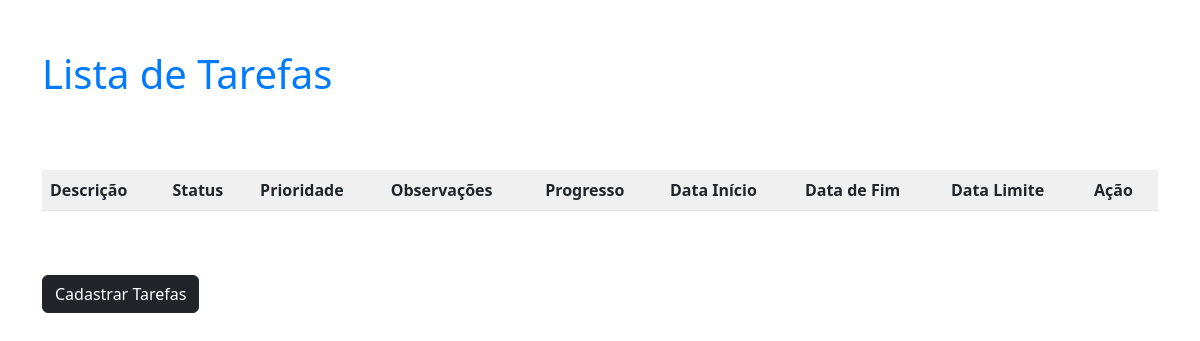
/tarefas/listar_tarefas/ (signed in), run on an earlier commit of the app's database.
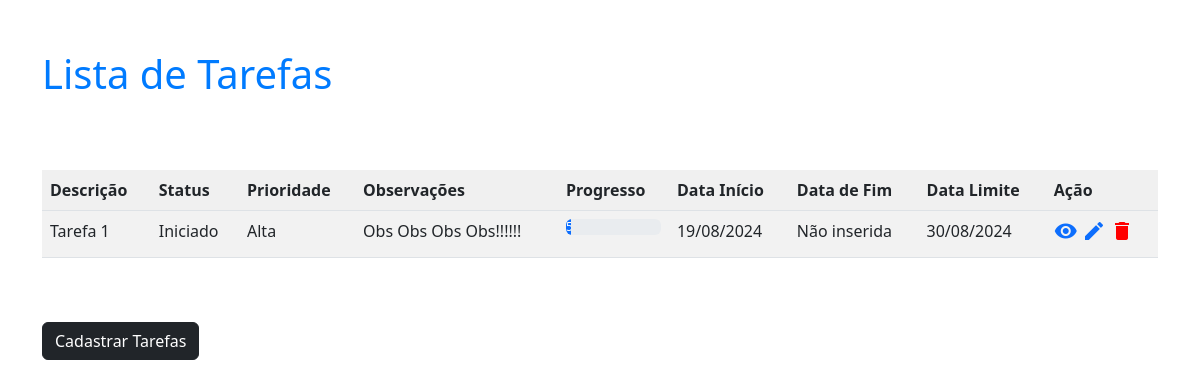
And on a later commit of the database.
### tarefas/models.py (models this page shows, shortened)
class Tarefas(models.Model):
    status_choices = (
        (1, "Pendente"),
        (2, "Iniciado"),
        (3, "Concluído"),
        (4, "Excluído"),
    )
    prioridade_choices = (
        (1, "Baixa"),
        (2, "Média"),
        (3, "Alta"),
    )
    descricao = models.CharField(
        max_length=255, verbose_name="Descrição", null=False, blank=False
    )
    status = models.IntegerField(
        choices=status_choices, default=1, verbose_name="Status"
    )
    prioridade = models.IntegerField(
        choices=prioridade_choices, default=1, verbose_name="Prioridade"
    )
    obs = models.TextField(blank=True, null=True)
    progresso_conclusao = models.IntegerField(default=0, blank=True, null=True)
    dataInicio = models.DateTimeField(auto_now_add=True)
    dataFim = models.DateTimeField(blank=True, null=True)
    dataLimite = models.DateTimeField(blank=True, null=True)
    user = models.ForeignKey(User, on_delete=models.CASCADE)

### tarefas/views.py (the view)
# urls.py: path("listar_tarefas/", views.listar_tarefas, name="listar_tarefas"),
def listar_tarefas(request):
    if not request.user.is_authenticated:
        return redirect("/usuarios/logar")
    tarefas = Tarefas.objects.filter(user=request.user).order_by(
        "dataInicio"
    )  # Filtra as tarefas do usuário logado
    return render(request, "listar_tarefas.html", {"tarefas": tarefas})

### tarefas/templates/listar_tarefas.html (shortened to what this page needs)
{% load static %}
<!DOCTYPE html>
<html lang="pt-br">
<head>
    <link href="https://cdn.jsdelivr.net/npm/bootstrap@5.3.0-alpha1/dist/css/bootstrap.min.css" rel="stylesheet">
    <link rel="stylesheet" href="{% static 'tarefas/css/tarefas.css' %}">
</head>
<body>
    <div class="container">
        <h1 class="mb-4">Lista de Tarefas</h1>
        <br>
        <br>
        <table class="table table-striped">
            <thead>
                <tr>
                    <th>Descrição</th>
                    <th>Status</th>
                    <th>Prioridade</th>
                    <th>Observações</th>
                    <th>Progresso</th>
                    <th>Data Início</th>
                    <th>Data de Fim</th>
                    <th>Data Limite</th>
                    <th>Ação</th>
                </tr>
            </thead>
            <tbody>
                {% for tarefa in tarefas %}
                <tr>
                    <td>{{ tarefa.descricao }}</td>
                    <td>
                        {% if tarefa.status == 1 %}
                            Pendente
                        {% elif tarefa.status == 2 %}
                            Iniciado
                        {% elif tarefa.status == 3 %}
                            Concluído
                        {% elif tarefa.status == 4 %}
                            Excluído
                        {% endif %}
                    </td>
                    <td>
                        {% if tarefa.prioridade == 1 %}
                            Baixa
                        {% elif tarefa.prioridade == 2 %}
                            Média
                        {% elif tarefa.prioridade == 3 %}
                            Alta
                        {% endif %}
                    </td>
                    <td>{{ tarefa.obs }}</td>
                    <td>
                        <div class="progress">
                            <div class="progress-bar" role="progressbar" style="width: {{ tarefa.progresso_conclusao }}%;" aria-valuenow="{{ tarefa.progresso_conclusao }}" aria-valuemin="0" aria-valuemax="100">{{ tarefa.progresso_conclusao }}%</div>
                        </div>
                    </td>
                    <td>{{ tarefa.dataInicio|date:"d/m/Y" }}</td>
                    {% if tarefa.dataFim %}
                      <td>{{ tarefa.dataFim|date:"d/m/Y" }}</td>
                      {% else %}
                          <td> Não inserida </td>
                      {% endif %}
                      <td>{{ tarefa.dataLimite|date:"d/m/Y" }}</td>
                      <td>
                        <a href="#" class="material-icons">visibility</a>
                        <a href="{% url 'editar_tarefa' tarefa.id %}" class="material-icons">edit</a>
                        <a href="#" class="material-icons my-icon-color_delete" onclick="return confirm('Tem certeza que deseja excluir a tarefa?');">delete</a>
                    </td>
                    </tr>
                {% endfor %}
            </tbody>
        </table>
        <br><br>
        <a href="{% url 'cadastrar_tarefa' %}"  class="btn btn-dark">Cadastrar Tarefas</a>
    </div>
</body>
</html>

### templates/static/tarefas/css/tarefas.css (style rules this page uses)
.table { width: 100%; }
.table th { background-color: #f0f0f0; }
.container { margin-top: 50px; }
h1 { color: #007bff; }
.my-icon-color_delete { color: red; }
a { text-decoration: none; }

What changed in the data, as far as the page shows it:
added Tarefas: descricao "Tarefa 1", status "Iniciado", prioridade "Alta", obs "Obs Obs Obs Obs!!!!!!", {{ tarefa.progresso_conclusao }} 5 (drawn), dataInicio "19/08/2024", shows "Não inserida", dataLimite "30/08/2024"
